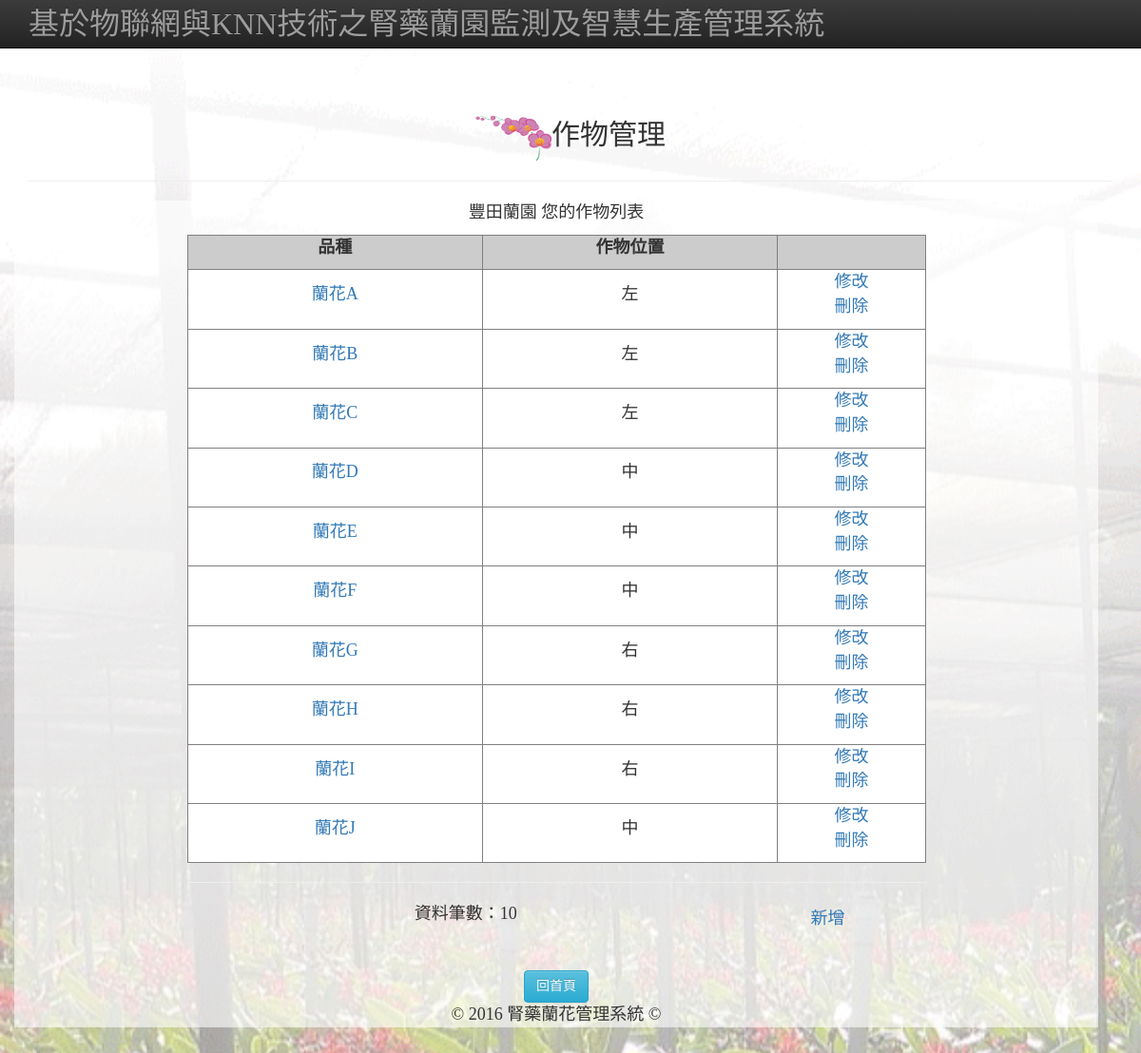
Page /app_CM.php (signed in) on the committed database.
### tables this page shows
CREATE TABLE `memberdata` (
  `m_id` int(255) NOT NULL,
  `m_name` varchar(20) NOT NULL,
  `m_username` varchar(20) NOT NULL,
  `m_passwd` varchar(100) NOT NULL,
  `m_sex` enum('男','女') NOT NULL,
  `m_birthday` date DEFAULT NULL,
  `m_level` enum('admin','member') NOT NULL DEFAULT 'member',
  `m_email` varchar(100) DEFAULT NULL,
  `m_url` varchar(100) DEFAULT NULL,
  `m_phone` varchar(100) DEFAULT NULL,
  `m_address` varchar(100) DEFAULT NULL,
  `m_login` int(255) UNSIGNED NOT NULL DEFAULT '0',
  `m_logintime` datetime DEFAULT NULL,
  `m_jointime` datetime NOT NULL
);

CREATE TABLE `flower` (
  `f_id` int(255) UNSIGNED NOT NULL,
  `f_biology` varchar(100) NOT NULL COMMENT '品種',
  `f_username` varchar(100) NOT NULL COMMENT '使用者',
  `f_location` enum('左','中','右') NOT NULL,
  `f_date` date NOT NULL,
  `f_jointime` timestamp NULL DEFAULT CURRENT_TIMESTAMP ON UPDATE CURRENT_TIMESTAMP
);

### app_CM.php (the view, shortened to what this page needs)
<?php
$query_RecMember = "SELECT * FROM `memberdata` WHERE `m_username`='".$_SESSION["loginMember"]."'";
$RecMember = mysql_query($query_RecMember);
$row_RecMember=mysql_fetch_assoc($RecMember);
$pageRow_records = 10;
$num_pages = 1;
$startRow_records = ($num_pages -1) * $pageRow_records;
$query_RecFlower = "SELECT * FROM `flower` WHERE `f_username`='".$_SESSION["loginMember"]."' ";
$query_limit_RecFlower = $query_RecFlower." LIMIT ".$startRow_records.", ".$pageRow_records;
$RecFlower = mysql_query($query_limit_RecFlower);
$all_RecFlower = mysql_query($query_RecFlower);
$total_records = mysql_num_rows($all_RecFlower);
?>
<!DOCTYPE html>
<html>
<head>
<link href="./css/bootstrap.min.css" rel="stylesheet">
<link href="./css/navbar-fixed-top.css" rel="stylesheet">
    <link rel="stylesheet" href="https://maxcdn.bootstrapcdn.com/bootstrap/3.3.1/css/bootstrap.min.css">
    <link rel="stylesheet" href="https://maxcdn.bootstrapcdn.com/bootstrap/3.3.1/css/bootstrap-theme.min.css">
</head>
<body style="text-align:center;font-size:18px;background-image: url(img/46505.png);background-size: cover;background-attachment: fixed; font-family: 微軟正黑體;margin:30px">
<nav class="navbar navbar-inverse navbar-fixed-top" role="navigation">
  <div class="container">
    <div class="navbar-header">
     <a class="navbar-brand" href="member_center.php" style="font-size: 24pt;">基於物聯網與KNN技術之腎藥蘭園監測及智慧生產管理系統</a>
    </div>
  </div>
</nav>
<h2 style="text-align:center;"><img src="img/LOGO.png" alt="LOGO" width="80" height="50">作物管理</h2>
<form name="fromCM" method="" action="">
<hr>
<div style="background: rgba(100%,100%,100%,0.6);" class="row col-xs-12 col-md-12">
<table width="70%" border="0px" align="center" cellpadding="4" cellspacing="0">
  <tr>
    <td class="tdbline"><table width="100%" border="0px" cellspacing="0" cellpadding="10">
      <tr valign="top">
        <td class="tdrline"><p class="title"><?php echo $row_RecMember["m_name"];?> 您的作物列表 </p>
          <table width="100%"  border="1px" cellpadding="0" cellspacing="0" bgcolor="#F0F0F0" >
            <tr >
              <th width="10%" bgcolor="#CCCCCC" style="text-align:center;"><p>品種</p></th>
              <th width="10%" bgcolor="#CCCCCC" style="text-align:center;"><p>作物位置</p></th>
              <th width="5%" bgcolor="#CCCCCC">&nbsp;</th>
            </tr>
      <?php while($row_RecFlower=mysql_fetch_assoc($RecFlower)){ ?>
            <tr>
              <td width="10%" align="center" bgcolor="#FFFFFF">
                <p><a href="CPDR_join.php?id=<?php echo $row_RecFlower["f_id"];?>" target="new" onclick="return btnDivShow_onclick()"><?php echo $row_RecFlower["f_biology"];?></a></p>
              </td>
              <td width="10%" align="center" bgcolor="#FFFFFF"><p><?php echo $row_RecFlower["f_location"];?></p></td>
              <td width="5%" align="center" bgcolor="#FFFFFF"><p>
              <a href="CM_update.php?id=<?php echo $row_RecFlower["f_id"];?>">修改</a><br>
              <a href="?action=delete&id=<?php echo $row_RecFlower["f_id"];?>" onClick="return deletesure();">刪除</a></p></td>
            </tr>
      <?php }?>
          </table>
          <hr size="1" />
          <table width="98%" border="0px" align="center" cellpadding="4" cellspacing="0">
            <tr>
              <td valign="middle"><p>資料筆數：<?php echo $total_records;?></p></td>
                <td rowspan="2"><a href="CM_join.php">新增</a></td>
            </tr>
          </table>          <p>&nbsp;</p>
          </td>
      </tr>
    </table></td>
  </tr>
  <tr>
    <td align="center">
    <div>
    <input type="button" class="btn btn-info" size="12" value="回首頁" onclick="location.href='index.php'">
    </div>
    © 2016 腎藥蘭花管理系統 ©</td>
  </tr>
</table>
</form>
</body>
</html>

### css/navbar-fixed-top.css (style rules this page uses)
body { min-height: 2000px; padding-top: 70px; }

### rows in the picture
memberdata: m_name "豐田蘭園"
flower: f_biology "蘭花A", f_location "左"
flower: f_biology "蘭花B", f_location "左"
flower: f_biology "蘭花C", f_location "左"
flower: f_biology "蘭花D", f_location "中"
flower: f_biology "蘭花E", f_location "中"
flower: f_biology "蘭花F", f_location "中"
flower: f_biology "蘭花G", f_location "右"
flower: f_biology "蘭花H", f_location "右"
flower: f_biology "蘭花I", f_location "右"
flower: f_biology "蘭花J", f_location "中"

### other values in the picture
$total_records "10"
